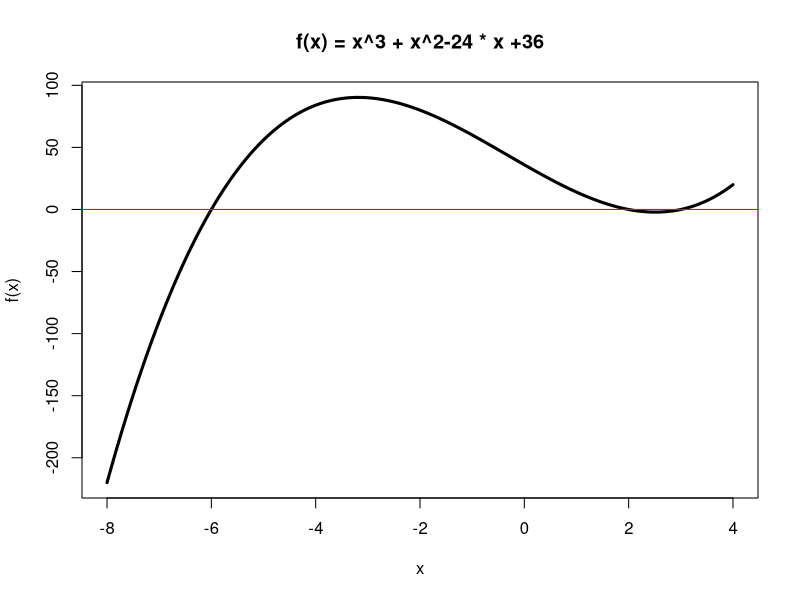

Write R code to recreate this figure.
## ---- chunk 1
Horner<-function(coeffs,x) {
  res <- vector()
  for (i in 1:length(x)) {
    temp = coeffs[1]
    for (j in 2:length(coeffs)) { 
      temp = temp*x[i] + coeffs[j]
      res[i] <- temp
    }
  }
  return(res)
}

coeffs<-c(1,2,3)
x<-c(1,2,3)
(Horner(coeffs,x))
## ---- chunk 2
horner <- function(x, coef) {
    px <- coef(1)
    for (i in length(coef)) {
      px <- px*x+coef(i)
    }
    return(px)
}


## ---- chunk 3
options(digits=10)
accounts=runif(10000,100,100000)
accounts = floor(accounts*100)/100
## ---- chunk 4
interest = accounts*(.05/365)
## ---- chunk 5

accounts = runif(10000,100,100000); #Create accounts
accounts = floor(accounts*100)/100; 
illegal  = 0;
cnt      = 0;

while(illegal<1000000){
  cnt      = cnt+1;
  interest = accounts*(.05/365);
  deposit  = floor(interest*100)/100;
  illegal  = illegal+sum(interest-deposit); 
  accounts = accounts+deposit;
}
print(cnt/365);

## ---- chunk 6
1000000000000000000 + 100 - 1000000000000000000
## ---- chunk 7
(uniformSamples<-runif(10,0,1))
mean(uniformSamples)
## ---- chunk 8
# Define a polynomial function
f = function(x) {x^3 + x^2 - 24*x + 36}
# Plot the function
x = seq(-8,4,len=10000)
plot(x,f(x),type="l",lwd=3,main="f(x) = x^3 + x^2-24 * x +36")
abline(0,0,col="red")
